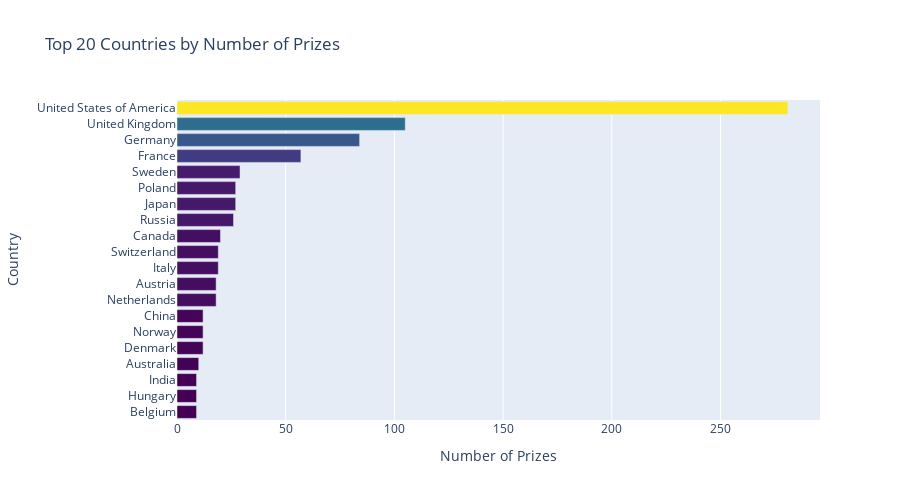

Notebook source saved alongside this figure:
### Code cell
h_bar = px.bar(x=top20_countries.prize,
               y=top20_countries.birth_country_current,
               orientation='h',
               color=top20_countries.prize,
               color_continuous_scale='Viridis',
               title='Top 20 Countries by Number of Prizes')

h_bar.update_layout(xaxis_title = 'Number of Prizes',yaxis_title = 'Country',coloraxis_showscale = False,height=500
                    )
h_bar.show()

### Figure 1 — Plotly figure (JSON) as saved in the notebook; plotly's stock layout.template omitted (floating-point values rounded to 4 significant figures)
{"data": [{"alignmentgroup": "True", "hovertemplate": "x=%{x}<br>y=%{y}<br>color=%{marker.color}<extra></extra>", "legendgroup": "", "marker": {"color": [9, 9, 9, 10, 12, 12, 12, 18, 18, 19, 19, 20, 26, 27, 27, 29, 57, 84, 105, 281], "coloraxis": "coloraxis", "pattern": {"shape": ""}}, "name": "", "offsetgroup": "", "orientation": "h", "showlegend": false, "textposition": "auto", "type": "bar", "x": [9, 9, 9, 10, 12, 12, 12, 18, 18, 19, 19, 20, 26, 27, 27, 29, 57, 84, 105, 281], "xaxis": "x", "y": ["Belgium", "Hungary", "India", "Australia", "Denmark", "Norway", "China", "Netherlands", "Austria", "Italy", "Switzerland", "Canada", "Russia", "Japan", "Poland", "Sweden", "France", "Germany", "United Kingdom", "United States of America"], "yaxis": "y"}], "layout": {"barmode": "relative", "coloraxis": {"colorbar": {"title": {"text": "color"}}, "colorscale": [[0, "#440154"], [0.1111, "#482878"], [0.2222, "#3e4989"], [0.3333, "#31688e"], [0.4444, "#26828e"], [0.5556, "#1f9e89"], [0.6667, "#35b779"], [0.7778, "#6ece58"], [0.8889, "#b5de2b"], [1, "#fde725"]], "showscale": false}, "height": 500, "legend": {"tracegroupgap": 0}, "title": {"text": "Top 20 Countries by Number of Prizes"}, "xaxis": {"anchor": "y", "domain": [0, 1], "title": {"text": "Number of Prizes"}}, "yaxis": {"anchor": "x", "domain": [0, 1], "title": {"text": "Country"}}}}
